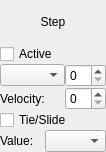
<?xml version="1.0" encoding="UTF-8"?>
<ui version="4.0">
 <class>SequenceStep</class>
 <widget class="QWidget" name="SequenceStep">
  <property name="geometry">
   <rect>
    <x>0</x>
    <y>0</y>
    <width>106</width>
    <height>152</height>
   </rect>
  </property>
  <property name="minimumSize">
   <size>
    <width>106</width>
    <height>152</height>
   </size>
  </property>
  <property name="maximumSize">
   <size>
    <width>106</width>
    <height>152</height>
   </size>
  </property>
  <property name="locale">
   <locale language="English" country="UnitedKingdom"/>
  </property>
  <layout class="QGridLayout" name="gridLayout">
   <property name="leftMargin">
    <number>0</number>
   </property>
   <property name="topMargin">
    <number>0</number>
   </property>
   <property name="rightMargin">
    <number>0</number>
   </property>
   <property name="bottomMargin">
    <number>0</number>
   </property>
   <property name="spacing">
    <number>0</number>
   </property>
   <item row="4" column="0" colspan="2">
    <widget class="QComboBox" name="note">
     <property name="sizePolicy">
      <sizepolicy hsizetype="Ignored" vsizetype="Fixed">
       <horstretch>0</horstretch>
       <verstretch>0</verstretch>
      </sizepolicy>
     </property>
     <property name="maxVisibleItems">
      <number>20</number>
     </property>
     <property name="minimumContentsLength">
      <number>3</number>
     </property>
    </widget>
   </item>
   <item row="7" column="0">
    <widget class="QLabel" name="valuelabel">
     <property name="text">
      <string>Value:</string>
     </property>
    </widget>
   </item>
   <item row="4" column="2">
    <widget class="QSpinBox" name="octave"/>
   </item>
   <item row="7" column="1" colspan="2">
    <widget class="QComboBox" name="value">
     <property name="sizePolicy">
      <sizepolicy hsizetype="Ignored" vsizetype="Fixed">
       <horstretch>0</horstretch>
       <verstretch>0</verstretch>
      </sizepolicy>
     </property>
     <property name="maxVisibleItems">
      <number>20</number>
     </property>
     <property name="minimumContentsLength">
      <number>2</number>
     </property>
    </widget>
   </item>
   <item row="2" column="0" colspan="3">
    <widget class="QLabel" name="name">
     <property name="text">
      <string notr="true">Step</string>
     </property>
     <property name="alignment">
      <set>Qt::AlignCenter</set>
     </property>
    </widget>
   </item>
   <item row="3" column="0" colspan="3">
    <widget class="QCheckBox" name="active">
     <property name="text">
      <string>Active</string>
     </property>
    </widget>
   </item>
   <item row="5" column="0">
    <widget class="QLabel" name="veloctiyLabel">
     <property name="text">
      <string>Velocity:</string>
     </property>
    </widget>
   </item>
   <item row="6" column="0" colspan="3">
    <widget class="QCheckBox" name="tie">
     <property name="text">
      <string>Tie/Slide</string>
     </property>
    </widget>
   </item>
   <item row="5" column="2">
    <widget class="QSpinBox" name="velocity"/>
   </item>
  </layout>
 </widget>
 <layoutdefault spacing="6" margin="11"/>
 <resources/>
 <connections/>
</ui>
